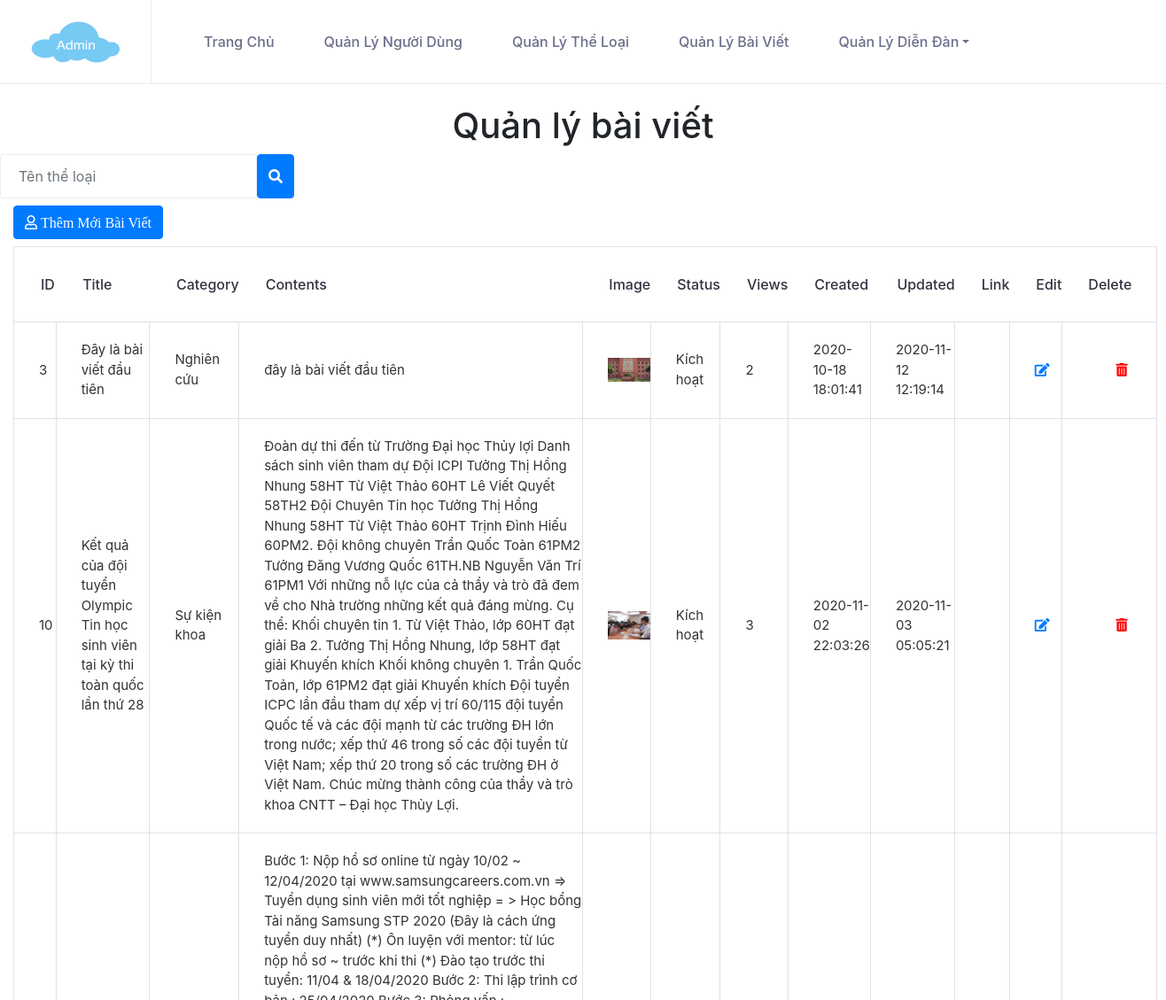
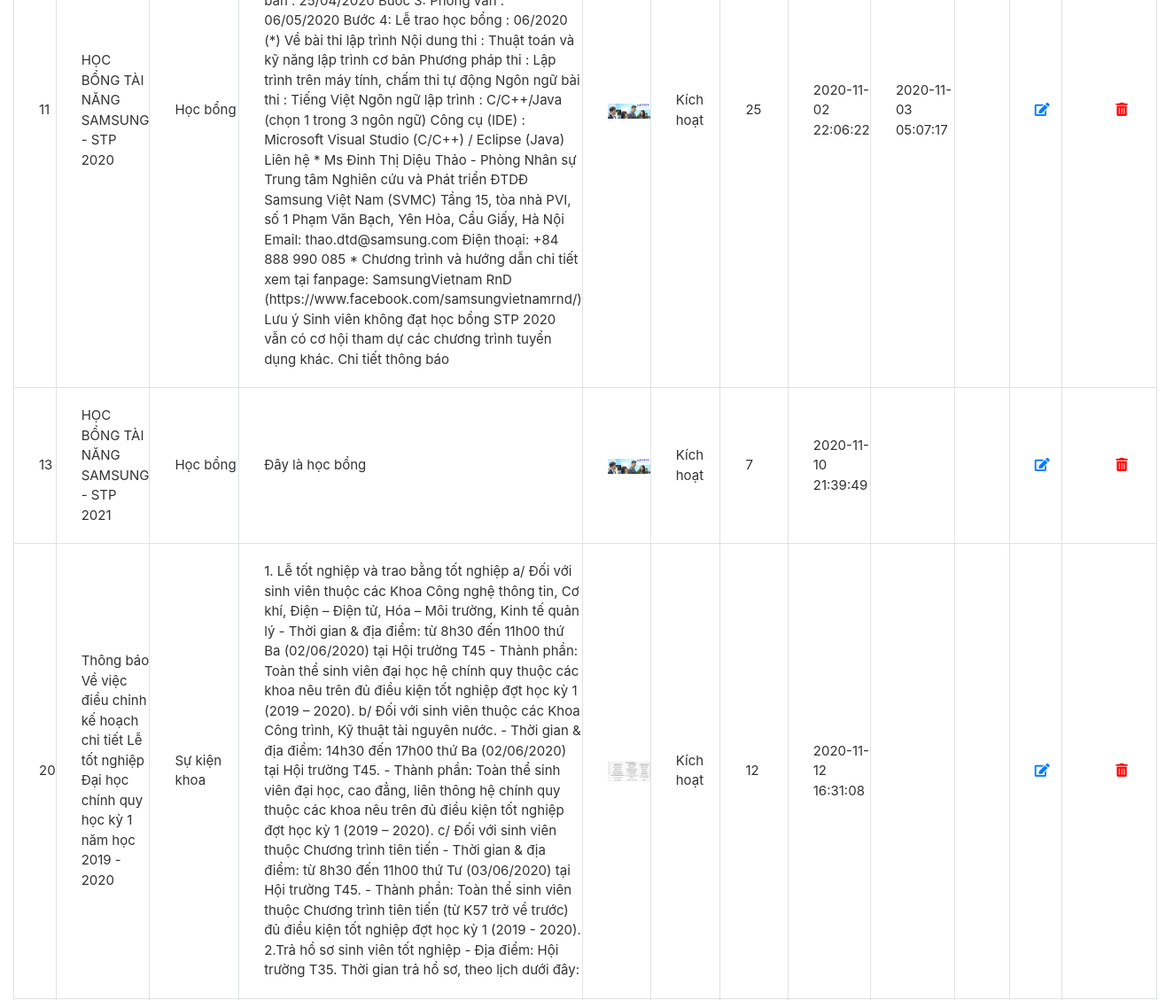
Before: /cse485-website-project/Admin/posts-index.php (signed in, upper part) with the older database file (2 pictures, top to bottom).
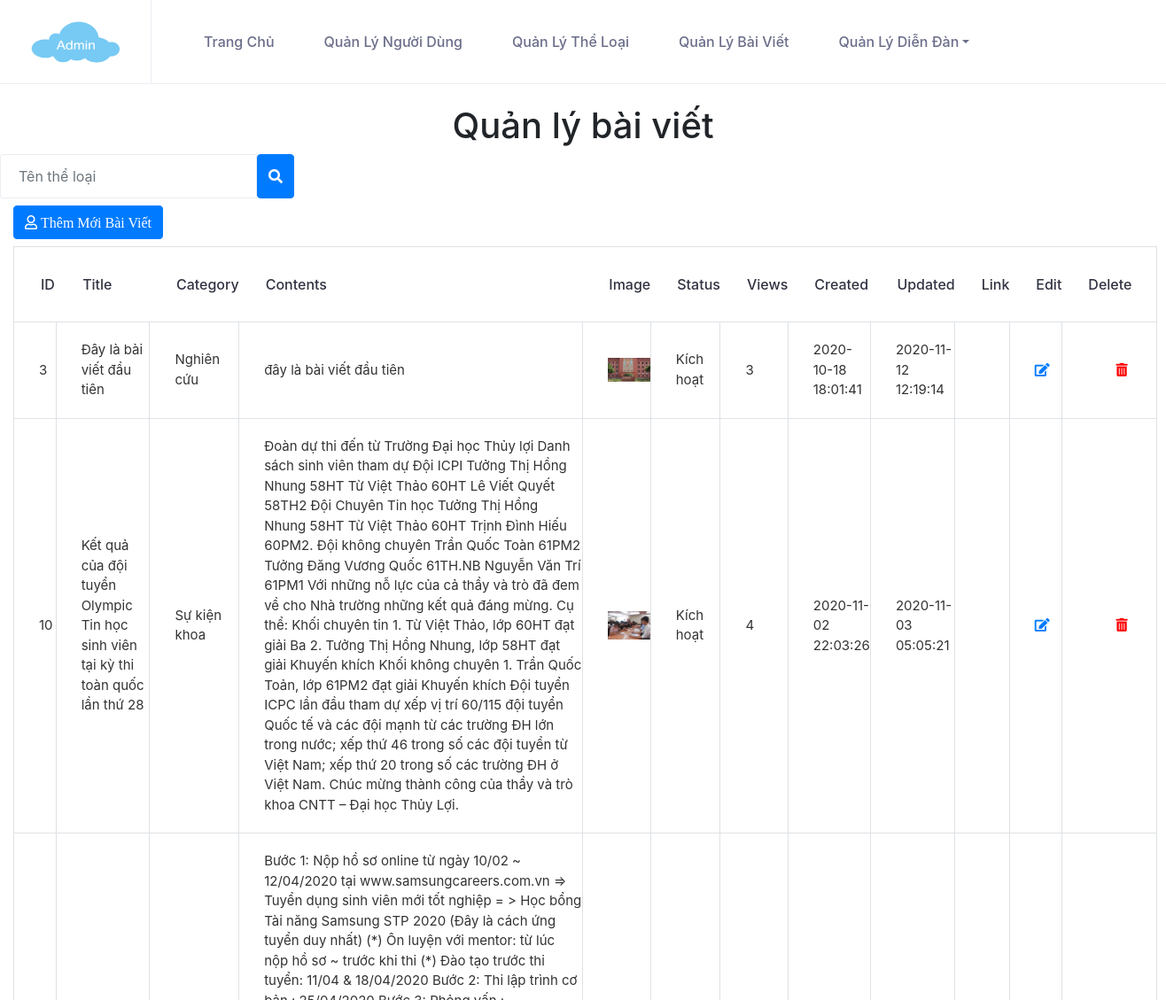
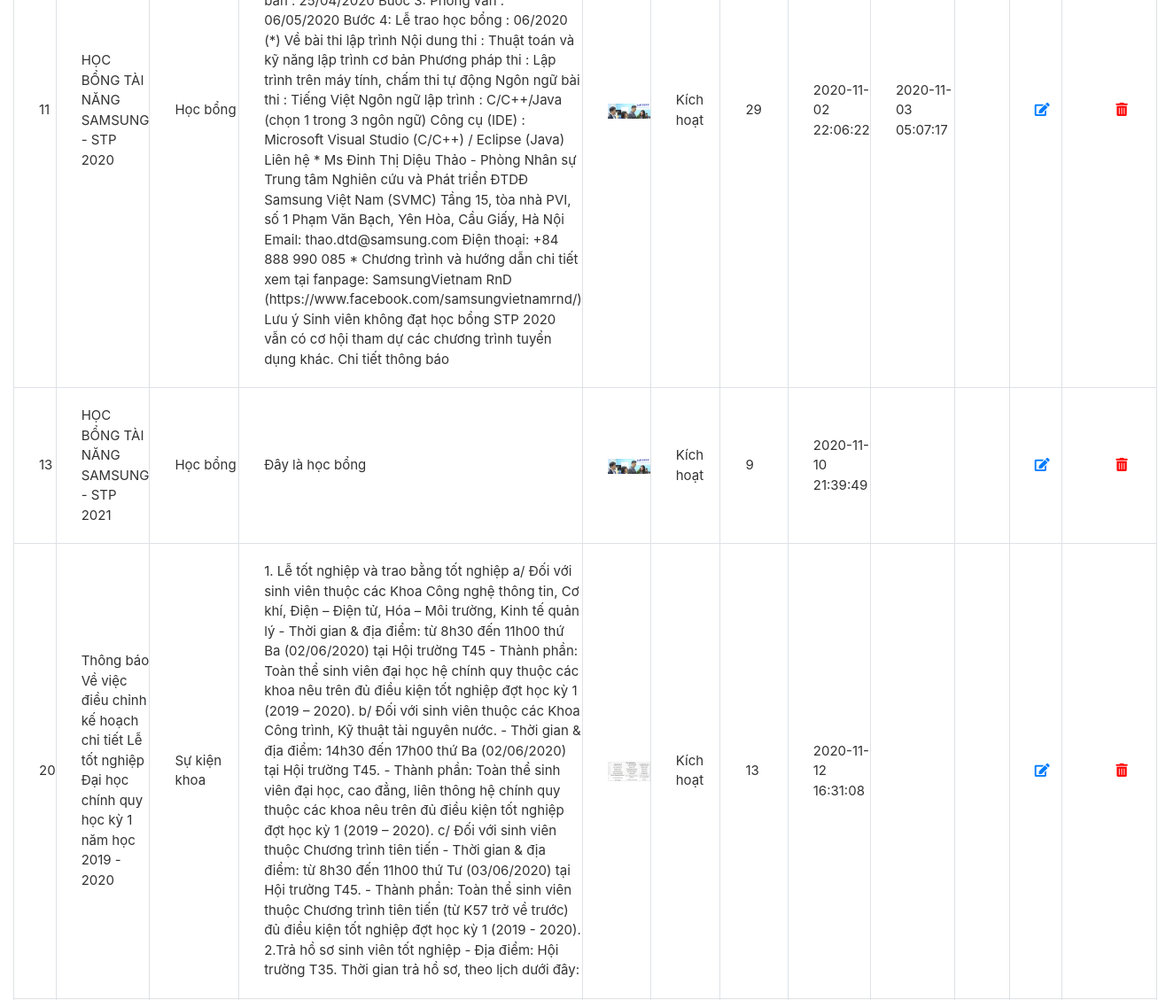
After: the same page with the newer database file (2 pictures, top to bottom).
### tables this page shows
CREATE TABLE `posts` (
  `ID` int(11) NOT NULL,
  `Title` varchar(255) NOT NULL,
  `Contents` text NOT NULL,
  `CategoryID` int(11) NOT NULL,
  `Image` text DEFAULT NULL,
  `Status` tinyint(1) NOT NULL DEFAULT 0,
  `Views` int(11) NOT NULL DEFAULT 0,
  `Created` timestamp NOT NULL DEFAULT current_timestamp(),
  `Updated` datetime DEFAULT NULL,
  `Link` text NOT NULL
);

CREATE TABLE `categoris` (
  `ID` int(11) NOT NULL,
  `CategoryName` varchar(255) NOT NULL,
  `Created` timestamp NOT NULL DEFAULT current_timestamp(),
  `Updated` datetime DEFAULT NULL
);

### cse485-website-project/Admin/posts-index-process.php (the view, shortened to what this page needs)
<?php
    $nameSearch = $_GET['searchString'];
    if (isset($nameSearch) && !empty($nameSearch))
    {
        $sql = "select * from posts where Title like '$nameSearch'";
    }
    else
    {
        $sql = "select * from posts";
    }
    mysqli_set_charset($conn,"UTF8");
    $result = mysqli_query($conn,$sql);
    while($row = mysqli_fetch_assoc($result))
    {?>
        <tr>
            <td><?php echo $row['ID'] ?></td>
            <td><?php echo $row['Title'] ?></td>
            <td>
            <?php
                $sqlCategory = "SELECT CategoryName FROM categoris,posts where categoris.ID =".$row['CategoryID'];
                mysqli_set_charset($conn, "UTF8");
                $resultCategory = mysqli_query($conn, $sqlCategory);
                $rowCategory = mysqli_fetch_array($resultCategory);
                echo $rowCategory['CategoryName'] ?></td>
            <td><?php echo $row['Contents'] ?></td>
            <td><img src="Assets/images/<?php echo $row['Image']?>" alt=""></td>
            <td>
                <?php
                    if($row['Status'] == '1') { echo "Kích hoạt";}
                ?>
            </td>
            <td><?php echo $row['Views'] ?></td>
            <td><?php echo $row['Created'] ?></td>
            <td><?php echo $row['Updated'] ?></td>
            <td><?php echo $row['link'] ?></td>
            <td><a href="post-edit.php?id=<?php echo $row['ID'] ?>" name="ID" class="fa fa-edit"></a></td>
            <td class="text-center"><a class="fas fa-trash-alt" style="color:red;" onClick="deletePost(<?php echo $row['ID']; ?>)"></a></td>
            </tr>
    <?php
    }
?>

Changed rows visible on the page:
changed posts "Đây là bài viết đầu tiên": Views "2" → "3"
changed posts "Kết quả của đội tuyển Olympic Tin học sinh viên tại kỳ thi toàn quốc lần thứ 28": Views "3" → "4"
changed posts "HỌC BỔNG TÀI NĂNG SAMSUNG - STP 2020": Views "25" → "29"
changed posts "HỌC BỔNG TÀI NĂNG SAMSUNG - STP 2021": Views "7" → "9"
changed posts id 20: Views "12" → "13"
